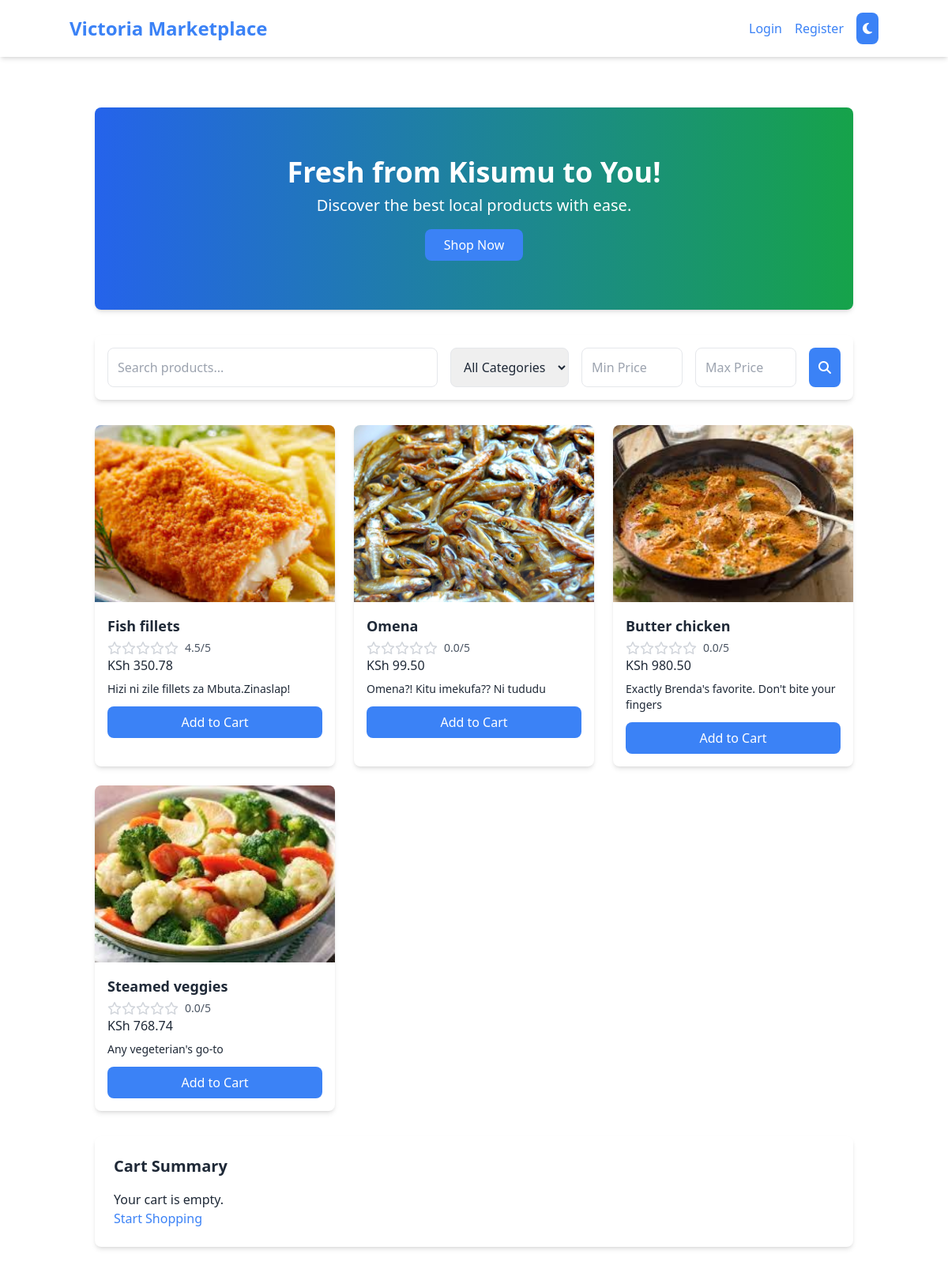
The page / on the database its author committed.
### marketplace/models.py (models this page shows, shortened)
class Product(models.Model):
    name = models.CharField(max_length=200)
    description = models.TextField(blank=True)
    price = models.DecimalField(max_digits=10, decimal_places=2)
    category = models.ForeignKey(Category, on_delete=models.SET_NULL, null=True, blank=True)
    seller = models.ForeignKey(User, on_delete=models.CASCADE, related_name='products')
    image = models.ImageField(upload_to='products/', null=True, blank=True)
    created_at = models.DateTimeField(auto_now_add=True)
    rating = models.DecimalField(max_digits=3, decimal_places=1, default=0.0)

### marketplace/views.py (the view)
# urls.py: 2. Add a URL to urlpatterns:  path('', views.home, name='home')
def home(request):
    products = Product.objects.all()
    categories = Category.objects.all()
    cart_items = []
    cart_total = 0
    if request.user.is_authenticated:
        cart = Cart.objects.filter(user=request.user).first()
        if cart:
            cart_items = CartItem.objects.filter(cart=cart)
            cart_total = sum(item.product.price * item.quantity for item in cart_items)
    product_reviews = {p.id: p.reviews.aggregate(avg_rating=models.Avg('rating'))['avg_rating'] or 0.0 for p in products}
    for product in products:
        product.rating = product_reviews.get(product.id, 0.0)
    return render(request, 'marketplace/home.html', {
        'products': products,
        'cart_items': cart_items,
        'cart_total': cart_total,
        'categories': categories,
    })

### templates/marketplace/home.html (shortened to what this page needs)
{% extends 'base.html' %}
{% block content %}
    <div class="container mx-auto px-4 py-8">
        <div class="theme-container rounded-lg shadow-md mb-8 overflow-hidden relative">
            <div class="h-64 bg-gradient-to-r from-blue-600 to-green-600 flex items-center justify-center text-white text-center p-6">
                <div>
                    <h1 class="text-4xl font-bold">Fresh from Kisumu to You!</h1>
                    <p class="text-xl mt-2">Discover the best local products with ease.</p>
                    <a href="#products" class="mt-4 inline-block theme-button py-2 px-6 rounded-lg transition-colors duration-300">Shop Now</a>
                </div>
            </div>
        </div>
        <div class="theme-container rounded-lg shadow-md p-4 mb-8">
            <form method="get" action="{% url 'marketplace:search_products' %}" class="flex flex-col sm:flex-row gap-4">
                <input type="text" name="q" id="search-input" placeholder="Search products..." class="p-3 border rounded-lg focus:outline-none focus:ring-2 focus:ring-blue-500 dark:focus:ring-green-500 flex-1">
                <select name="category" class="p-3 border rounded-lg focus:outline-none focus:ring-2 focus:ring-blue-500 dark:focus:ring-green-500">
                    <option value="">All Categories</option>
                </select>
                <input type="number" name="min_price" placeholder="Min Price" class="p-3 border rounded-lg focus:outline-none focus:ring-2 focus:ring-blue-500 dark:focus:ring-green-500 w-32" min="0">
                <input type="number" name="max_price" placeholder="Max Price" class="p-3 border rounded-lg focus:outline-none focus:ring-2 focus:ring-blue-500 dark:focus:ring-green-500 w-32" min="0">
                <button type="submit" class="theme-button p-3 rounded-lg transition-colors duration-300">
                    <i class="fas fa-search"></i>
                </button>
            </form>
        </div>
        <div id="products" class="grid grid-cols-1 sm:grid-cols-2 lg:grid-cols-3 gap-6">
            {% if products %}
                {% for product in products %}
                    <a href="{% url 'marketplace:product_detail' product.id %}" class="theme-container rounded-lg shadow-md overflow-hidden transform transition-all duration-300 hover:scale-105 hover:shadow-xl">
                        <div class="relative overflow-hidden">
                            {% if product.image %}
                                <img src="{{ product.image.url }}" alt="{{ product.name }}" class="w-full h-56 object-cover transform transition-transform duration-300 hover:scale-110">
                            {% else %}
                                <div class="w-full h-56 bg-gray-200 dark:bg-gray-700 flex items-center justify-center">
                                    <span class="text-gray-500 dark:text-gray-400">No Image</span>
                                </div>
                            {% endif %}
                        </div>
                        <div class="p-4">
                            <h2 class="text-lg font-semibold">{{ product.name }}</h2>
                            <div class="flex items-center mt-1">
                                {% for i in "xxxxx"|make_list %}
                                    {% if forloop.counter0|add:1 <= product.rating|floatformat:0 %}
                                        <i class="fas fa-star text-yellow-400"></i>
                                    {% elif product.rating|floatformat:0 < forloop.counter0|add:1 and product.rating|floatformat:1 > forloop.counter0 %}
                                        <i class="fas fa-star-half-alt text-yellow-400"></i>
                                    {% else %}
                                        <i class="far fa-star text-gray-300 dark:text-gray-600"></i>
                                    {% endif %}
                                {% endfor %}
                                <span class="ml-2 text-sm text-gray-600 dark:text-gray-400">{{ product.rating }}/5</span>
                            </div>
                            <p>KSh {{ product.price }}</p>
                            <p class="text-sm mt-2" id="desc-{{ product.id }}">
                                {% if product.description|length > 100 %}
                                    {{ product.description|truncatechars:100 }} <a href="#" class="read-more theme-link" data-product-id="{{ product.id }}">read more...</a>
                                    <span class="hidden full-desc">{{ product.description }}</span>
                                {% else %}
                                    {{ product.description }}
                                {% endif %}
                            </p>
                            <button onclick="addToCart({{ product.id }})" class="mt-3 w-full theme-button py-2 rounded-lg transition-colors duration-300 flex items-center justify-center">
                                <span class="add-to-cart-text">Add to Cart</span>
                            </button>
                        </div>
                    </a>
                {% endfor %}
            {% else %}
                <div class="text-center py-10">
                    <p class="text-lg">Oops! No products available at the moment.</p>
                    <a href="{% url 'marketplace:seller_dashboard' %}" class="theme-link">Are you a seller? Add products now!</a>
                </div>
            {% endif %}
        </div>
        <div class="mt-8 theme-container rounded-lg shadow-md p-6">
            <h2 class="text-xl font-semibold mb-4">Cart Summary</h2>
            {% if cart_items %}
                <p>Items: <span id="cart-count">{{ cart_items.count }}</span></p>
                <p>Total: KSh <span id="cart-total">{{ cart_total }}</span></p>
                <a href="{% url 'marketplace:cart' %}" class="inline-block mt-4 theme-button py-2 px-6 rounded-lg transition-colors duration-300">
                    View Cart
                </a>
            {% else %}
                <p>Your cart is empty.</p>
                <a href="{% url 'marketplace:home' %}" class="theme-link">Start Shopping</a>
            {% endif %}
        </div>
    </div>
{% endblock %}

### templates/base.html (style rules this page uses)
[data-theme="light"] { --bg-color: #ffffff; --text-color: #1f2937; --card-bg: #ffffff; --button-bg: #3b82f6; --button-hover: #2563eb; --nav-bg: #ffffff; --nav-text: #1f2937; --link-hover: #3b82f6; }
body { background-color: var(--bg-color); color: var(--text-color); transition: all 0.3s ease; }
.theme-container { background-color: var(--card-bg); color: var(--text-color); transition: all 0.3s ease; }
.theme-button { background-color: var(--button-bg); color: white; transition: all 0.3s ease; }
.theme-link { color: var(--button-bg); transition: color 0.3s ease; }

### rows shown on the page
Product: image (picture), name "Fish fillets", rating "4.5", price "350.78", description "Hizi ni zile fillets za Mbuta.Zinaslap!"
Product: image (picture), name "Omena", rating "0.0", price "99.50", description "Omena?! Kitu imekufa?? Ni tududu"
Product: image (picture), name "Butter chicken", rating "0.0", price "980.50", description "Exactly Brenda's favorite. Don't bite your fingers"
Product: image (picture), name "Steamed veggies", rating "0.0", price "768.74", description "Any vegeterian's go-to"
